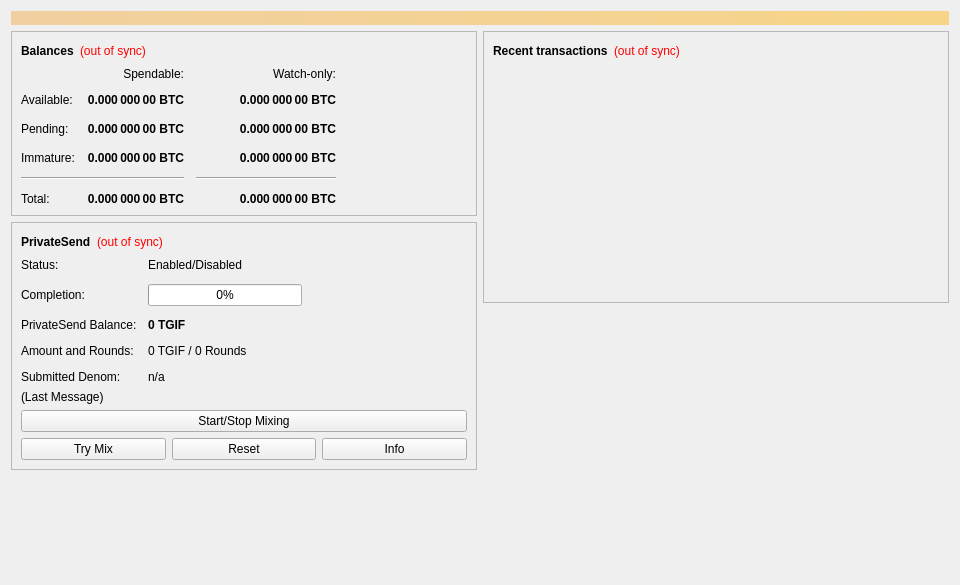
<?xml version="1.0" encoding="UTF-8"?>
<ui version="4.0">
 <class>OverviewPage</class>
 <widget class="QWidget" name="OverviewPage">
  <property name="geometry">
   <rect>
    <x>0</x>
    <y>0</y>
    <width>960</width>
    <height>585</height>
   </rect>
  </property>
  <property name="minimumSize">
   <size>
    <width>960</width>
    <height>0</height>
   </size>
  </property>
  <property name="windowTitle">
   <string>Form</string>
  </property>
  <layout class="QVBoxLayout" name="topLayout">
   <item>
    <widget class="QLabel" name="labelAlerts">
     <property name="visible">
      <bool>false</bool>
     </property>
     <property name="styleSheet">
      <string notr="true">QLabel { background-color: qlineargradient(x1: 0, y1: 0, x2: 1, y2: 0, stop:0 #F0D0A0, stop:1 #F8D488); color:#000000; }</string>
     </property>
     <property name="wordWrap">
      <bool>true</bool>
     </property>
     <property name="margin">
      <number>3</number>
     </property>
     <property name="textInteractionFlags">
      <set>Qt::TextSelectableByMouse</set>
     </property>
    </widget>
   </item>
   <item>
    <layout class="QHBoxLayout" name="horizontalLayout" stretch="1,1">
     <item>
      <layout class="QVBoxLayout" name="verticalLayout_2">
       <item>
        <widget class="QFrame" name="frame">
         <property name="frameShape">
          <enum>QFrame::StyledPanel</enum>
         </property>
         <property name="frameShadow">
          <enum>QFrame::Raised</enum>
         </property>
         <layout class="QVBoxLayout" name="verticalLayout_4">
          <item>
           <layout class="QHBoxLayout" name="horizontalLayout_4">
            <item>
             <widget class="QLabel" name="label_5">
              <property name="font">
               <font>
                <weight>75</weight>
                <bold>true</bold>
               </font>
              </property>
              <property name="text">
               <string>Balances</string>
              </property>
             </widget>
            </item>
            <item>
             <widget class="QLabel" name="labelWalletStatus">
              <property name="toolTip">
               <string>The displayed information may be out of date. Your wallet automatically synchronizes with the CoinVest network after a connection is established, but this process has not completed yet.</string>
              </property>
              <property name="styleSheet">
               <string notr="true">QLabel { color: red; }</string>
              </property>
              <property name="text">
               <string notr="true">(out of sync)</string>
              </property>
              <property name="alignment">
               <set>Qt::AlignLeading|Qt::AlignLeft|Qt::AlignVCenter</set>
              </property>
             </widget>
            </item>
            <item>
             <spacer name="horizontalSpacer_3">
              <property name="orientation">
               <enum>Qt::Horizontal</enum>
              </property>
              <property name="sizeHint" stdset="0">
               <size>
                <width>40</width>
                <height>20</height>
               </size>
              </property>
             </spacer>
            </item>
           </layout>
          </item>
          <item>
           <layout class="QGridLayout" name="gridLayout">
            <property name="spacing">
             <number>12</number>
            </property>
            <item row="2" column="2">
             <widget class="QLabel" name="labelWatchPending">
              <property name="font">
               <font>
                <weight>75</weight>
                <bold>true</bold>
               </font>
              </property>
              <property name="cursor">
               <cursorShape>IBeamCursor</cursorShape>
              </property>
              <property name="toolTip">
               <string>Unconfirmed transactions to watch-only addresses</string>
              </property>
              <property name="text">
               <string notr="true">0.000 000 00 BTC</string>
              </property>
              <property name="alignment">
               <set>Qt::AlignRight|Qt::AlignTrailing|Qt::AlignVCenter</set>
              </property>
              <property name="textInteractionFlags">
               <set>Qt::LinksAccessibleByMouse|Qt::TextSelectableByKeyboard|Qt::TextSelectableByMouse</set>
              </property>
             </widget>
            </item>
            <item row="2" column="1">
             <widget class="QLabel" name="labelUnconfirmed">
              <property name="font">
               <font>
                <weight>75</weight>
                <bold>true</bold>
               </font>
              </property>
              <property name="cursor">
               <cursorShape>IBeamCursor</cursorShape>
              </property>
              <property name="toolTip">
               <string>Total of transactions that have yet to be confirmed, and do not yet count toward the spendable balance</string>
              </property>
              <property name="text">
               <string notr="true">0.000 000 00 BTC</string>
              </property>
              <property name="alignment">
               <set>Qt::AlignRight|Qt::AlignTrailing|Qt::AlignVCenter</set>
              </property>
              <property name="textInteractionFlags">
               <set>Qt::LinksAccessibleByMouse|Qt::TextSelectableByKeyboard|Qt::TextSelectableByMouse</set>
              </property>
             </widget>
            </item>
            <item row="3" column="2">
             <widget class="QLabel" name="labelWatchImmature">
              <property name="font">
               <font>
                <weight>75</weight>
                <bold>true</bold>
               </font>
              </property>
              <property name="cursor">
               <cursorShape>IBeamCursor</cursorShape>
              </property>
              <property name="toolTip">
               <string>Mined balance in watch-only addresses that has not yet matured</string>
              </property>
              <property name="text">
               <string notr="true">0.000 000 00 BTC</string>
              </property>
              <property name="alignment">
               <set>Qt::AlignRight|Qt::AlignTrailing|Qt::AlignVCenter</set>
              </property>
              <property name="textInteractionFlags">
               <set>Qt::LinksAccessibleByMouse|Qt::TextSelectableByKeyboard|Qt::TextSelectableByMouse</set>
              </property>
             </widget>
            </item>
            <item row="4" column="0" colspan="2">
             <widget class="Line" name="lineSpendableBalance">
              <property name="orientation">
               <enum>Qt::Horizontal</enum>
              </property>
             </widget>
            </item>
            <item row="4" column="2">
             <widget class="Line" name="lineWatchBalance">
              <property name="sizePolicy">
               <sizepolicy hsizetype="Preferred" vsizetype="Fixed">
                <horstretch>0</horstretch>
                <verstretch>0</verstretch>
               </sizepolicy>
              </property>
              <property name="minimumSize">
               <size>
                <width>140</width>
                <height>0</height>
               </size>
              </property>
              <property name="orientation">
               <enum>Qt::Horizontal</enum>
              </property>
             </widget>
            </item>
            <item row="5" column="0">
             <widget class="QLabel" name="labelTotalText">
              <property name="text">
               <string>Total:</string>
              </property>
             </widget>
            </item>
            <item row="3" column="1">
             <widget class="QLabel" name="labelImmature">
              <property name="font">
               <font>
                <weight>75</weight>
                <bold>true</bold>
               </font>
              </property>
              <property name="cursor">
               <cursorShape>IBeamCursor</cursorShape>
              </property>
              <property name="toolTip">
               <string>Mined balance that has not yet matured</string>
              </property>
              <property name="text">
               <string notr="true">0.000 000 00 BTC</string>
              </property>
              <property name="alignment">
               <set>Qt::AlignRight|Qt::AlignTrailing|Qt::AlignVCenter</set>
              </property>
              <property name="textInteractionFlags">
               <set>Qt::LinksAccessibleByMouse|Qt::TextSelectableByKeyboard|Qt::TextSelectableByMouse</set>
              </property>
             </widget>
            </item>
            <item row="2" column="3">
             <spacer name="horizontalSpacer_2">
              <property name="orientation">
               <enum>Qt::Horizontal</enum>
              </property>
              <property name="sizeHint" stdset="0">
               <size>
                <width>40</width>
                <height>20</height>
               </size>
              </property>
             </spacer>
            </item>
            <item row="3" column="0">
             <widget class="QLabel" name="labelImmatureText">
              <property name="text">
               <string>Immature:</string>
              </property>
             </widget>
            </item>
            <item row="5" column="1">
             <widget class="QLabel" name="labelTotal">
              <property name="font">
               <font>
                <weight>75</weight>
                <bold>true</bold>
               </font>
              </property>
              <property name="cursor">
               <cursorShape>IBeamCursor</cursorShape>
              </property>
              <property name="toolTip">
               <string>Your current total balance</string>
              </property>
              <property name="text">
               <string notr="true">0.000 000 00 BTC</string>
              </property>
              <property name="alignment">
               <set>Qt::AlignRight|Qt::AlignTrailing|Qt::AlignVCenter</set>
              </property>
              <property name="textInteractionFlags">
               <set>Qt::LinksAccessibleByMouse|Qt::TextSelectableByKeyboard|Qt::TextSelectableByMouse</set>
              </property>
             </widget>
            </item>
            <item row="5" column="2">
             <widget class="QLabel" name="labelWatchTotal">
              <property name="font">
               <font>
                <weight>75</weight>
                <bold>true</bold>
               </font>
              </property>
              <property name="cursor">
               <cursorShape>IBeamCursor</cursorShape>
              </property>
              <property name="toolTip">
               <string>Current total balance in watch-only addresses</string>
              </property>
              <property name="text">
               <string notr="true">0.000 000 00 BTC</string>
              </property>
              <property name="alignment">
               <set>Qt::AlignRight|Qt::AlignTrailing|Qt::AlignVCenter</set>
              </property>
              <property name="textInteractionFlags">
               <set>Qt::LinksAccessibleByMouse|Qt::TextSelectableByKeyboard|Qt::TextSelectableByMouse</set>
              </property>
             </widget>
            </item>
            <item row="0" column="2">
             <widget class="QLabel" name="labelWatchonly">
              <property name="text">
               <string>Watch-only:</string>
              </property>
              <property name="alignment">
               <set>Qt::AlignRight|Qt::AlignTrailing|Qt::AlignVCenter</set>
              </property>
             </widget>
            </item>
            <item row="1" column="0">
             <widget class="QLabel" name="labelBalanceText">
              <property name="text">
               <string>Available:</string>
              </property>
             </widget>
            </item>
            <item row="1" column="1">
             <widget class="QLabel" name="labelBalance">
              <property name="font">
               <font>
                <weight>75</weight>
                <bold>true</bold>
               </font>
              </property>
              <property name="cursor">
               <cursorShape>IBeamCursor</cursorShape>
              </property>
              <property name="toolTip">
               <string>Your current spendable balance</string>
              </property>
              <property name="text">
               <string notr="true">0.000 000 00 BTC</string>
              </property>
              <property name="alignment">
               <set>Qt::AlignRight|Qt::AlignTrailing|Qt::AlignVCenter</set>
              </property>
              <property name="textInteractionFlags">
               <set>Qt::LinksAccessibleByMouse|Qt::TextSelectableByKeyboard|Qt::TextSelectableByMouse</set>
              </property>
             </widget>
            </item>
            <item row="1" column="2">
             <widget class="QLabel" name="labelWatchAvailable">
              <property name="font">
               <font>
                <weight>75</weight>
                <bold>true</bold>
               </font>
              </property>
              <property name="cursor">
               <cursorShape>IBeamCursor</cursorShape>
              </property>
              <property name="toolTip">
               <string>Your current balance in watch-only addresses</string>
              </property>
              <property name="text">
               <string notr="true">0.000 000 00 BTC</string>
              </property>
              <property name="alignment">
               <set>Qt::AlignRight|Qt::AlignTrailing|Qt::AlignVCenter</set>
              </property>
              <property name="textInteractionFlags">
               <set>Qt::LinksAccessibleByMouse|Qt::TextSelectableByKeyboard|Qt::TextSelectableByMouse</set>
              </property>
             </widget>
            </item>
            <item row="2" column="0">
             <widget class="QLabel" name="labelPendingText">
              <property name="text">
               <string>Pending:</string>
              </property>
             </widget>
            </item>
            <item row="0" column="1">
             <widget class="QLabel" name="labelSpendable">
              <property name="text">
               <string>Spendable:</string>
              </property>
              <property name="alignment">
               <set>Qt::AlignRight|Qt::AlignTrailing|Qt::AlignVCenter</set>
              </property>
             </widget>
            </item>
           </layout>
          </item>
         </layout>
        </widget>
       </item>
       <item>
        <widget class="QFrame" name="framePrivateSend">
         <property name="layoutDirection">
          <enum>Qt::LeftToRight</enum>
         </property>
         <property name="frameShape">
          <enum>QFrame::StyledPanel</enum>
         </property>
         <property name="frameShadow">
          <enum>QFrame::Raised</enum>
         </property>
         <layout class="QVBoxLayout" name="VerticalLayout_PS1">
          <item>
           <layout class="QHBoxLayout" name="horizontalLayout_5">
            <item>
             <widget class="QLabel" name="labelPrivateSendHeader">
              <property name="font">
               <font>
                <weight>75</weight>
                <bold>true</bold>
               </font>
              </property>
              <property name="text">
               <string>PrivateSend</string>
              </property>
             </widget>
            </item>
            <item>
             <widget class="QLabel" name="labelPrivateSendSyncStatus">
              <property name="toolTip">
               <string>The displayed information may be out of date. Your wallet automatically synchronizes with the CoinVest network after a connection is established, but this process has not completed yet.</string>
              </property>
              <property name="styleSheet">
               <string notr="true">QLabel { color: red; }</string>
              </property>
              <property name="text">
               <string notr="true">(out of sync)</string>
              </property>
              <property name="alignment">
               <set>Qt::AlignLeading|Qt::AlignLeft|Qt::AlignVCenter</set>
              </property>
             </widget>
            </item>
            <item>
             <spacer name="horizontalSpacer_4">
              <property name="orientation">
               <enum>Qt::Horizontal</enum>
              </property>
              <property name="sizeHint" stdset="0">
               <size>
                <width>40</width>
                <height>20</height>
               </size>
              </property>
             </spacer>
            </item>
           </layout>
          </item>
          <item>
           <layout class="QFormLayout" name="privateSendFormLayout">
            <property name="fieldGrowthPolicy">
             <enum>QFormLayout::AllNonFixedFieldsGrow</enum>
            </property>
            <property name="horizontalSpacing">
             <number>11</number>
            </property>
            <property name="verticalSpacing">
             <number>12</number>
            </property>
            <item row="0" column="0">
             <widget class="QLabel" name="labelPrivateSendEnabledText">
              <property name="text">
               <string>Status:</string>
              </property>
             </widget>
            </item>
            <item row="0" column="1">
             <widget class="QLabel" name="labelPrivateSendEnabled">
              <property name="text">
               <string>Enabled/Disabled</string>
              </property>
             </widget>
            </item>
            <item row="1" column="0">
             <widget class="QLabel" name="labelCompletitionText">
              <property name="text">
               <string>Completion:</string>
              </property>
             </widget>
            </item>
            <item row="1" column="1">
             <widget class="QProgressBar" name="privateSendProgress">
              <property name="maximumSize">
               <size>
                <width>154</width>
                <height>16777215</height>
               </size>
              </property>
              <property name="value">
               <number>0</number>
              </property>
             </widget>
            </item>
            <item row="2" column="0">
             <widget class="QLabel" name="labelAnonymizedText">
              <property name="text">
               <string>PrivateSend Balance:</string>
              </property>
             </widget>
            </item>
            <item row="2" column="1">
             <widget class="QLabel" name="labelAnonymized">
              <property name="font">
               <font>
                <weight>75</weight>
                <bold>true</bold>
               </font>
              </property>
              <property name="text">
               <string notr="true">0 TGIF</string>
              </property>
             </widget>
            </item>
            <item row="3" column="0">
             <widget class="QLabel" name="labelAmountAndRoundsText">
              <property name="text">
               <string>Amount and Rounds:</string>
              </property>
             </widget>
            </item>
            <item row="3" column="1">
             <widget class="QLabel" name="labelAmountRounds">
              <property name="text">
               <string>0 TGIF / 0 Rounds</string>
              </property>
             </widget>
            </item>
            <item row="4" column="0">
             <widget class="QLabel" name="labelSubmittedDenomText">
              <property name="text">
               <string>Submitted Denom:</string>
              </property>
             </widget>
            </item>
            <item row="4" column="1">
             <widget class="QLabel" name="labelSubmittedDenom">
              <property name="toolTip">
               <string>The denominations you submitted to the Masternode.&lt;br&gt;To mix, other users must submit the exact same denominations.</string>
              </property>
              <property name="text">
               <string>n/a</string>
              </property>
             </widget>
            </item>
           </layout>
          </item>
          <item>
           <layout class="QVBoxLayout" name="VerticalLayout_PS">
            <item>
             <widget class="QLabel" name="labelPrivateSendLastMessage">
              <property name="text">
               <string>(Last Message)</string>
              </property>
              <property name="alignment">
               <set>Qt::AlignLeading|Qt::AlignLeft|Qt::AlignTop</set>
              </property>
              <property name="wordWrap">
               <bool>true</bool>
              </property>
             </widget>
            </item>
            <item>
             <widget class="QPushButton" name="togglePrivateSend">
              <property name="sizePolicy">
               <sizepolicy hsizetype="MinimumExpanding" vsizetype="Fixed">
                <horstretch>0</horstretch>
                <verstretch>0</verstretch>
               </sizepolicy>
              </property>
              <property name="text">
               <string>Start/Stop Mixing</string>
              </property>
             </widget>
            </item>
            <item>
             <layout class="QHBoxLayout" name="horizontalLayout_debugbuttons">
              <item>
               <widget class="QPushButton" name="privateSendAuto">
                <property name="sizePolicy">
                 <sizepolicy hsizetype="MinimumExpanding" vsizetype="Fixed">
                  <horstretch>0</horstretch>
                  <verstretch>0</verstretch>
                 </sizepolicy>
                </property>
                <property name="toolTip">
                 <string>Try to manually submit a PrivateSend request.</string>
                </property>
                <property name="text">
                 <string>Try Mix</string>
                </property>
               </widget>
              </item>
              <item>
               <widget class="QPushButton" name="privateSendReset">
                <property name="sizePolicy">
                 <sizepolicy hsizetype="MinimumExpanding" vsizetype="Fixed">
                  <horstretch>0</horstretch>
                  <verstretch>0</verstretch>
                 </sizepolicy>
                </property>
                <property name="toolTip">
                 <string>Reset the current status of PrivateSend (can interrupt PrivateSend if it's in the process of Mixing, which can cost you money!)</string>
                </property>
                <property name="autoFillBackground">
                 <bool>false</bool>
                </property>
                <property name="text">
                 <string>Reset</string>
                </property>
               </widget>
              </item>
              <item>
               <widget class="QPushButton" name="privateSendInfo">
                <property name="sizePolicy">
                 <sizepolicy hsizetype="MinimumExpanding" vsizetype="Fixed">
                  <horstretch>0</horstretch>
                  <verstretch>0</verstretch>
                 </sizepolicy>
                </property>
                <property name="toolTip">
                 <string>Information about PrivateSend and Mixing</string>
                </property>
                <property name="text">
                 <string>Info</string>
                </property>
               </widget>
              </item>
             </layout>
            </item>
           </layout>
          </item>
         </layout>
        </widget>
       </item>
       <item>
        <spacer name="verticalSpacer">
         <property name="orientation">
          <enum>Qt::Vertical</enum>
         </property>
         <property name="sizeHint" stdset="0">
          <size>
           <width>20</width>
           <height>40</height>
          </size>
         </property>
        </spacer>
       </item>
      </layout>
     </item>
     <item>
      <layout class="QVBoxLayout" name="verticalLayout_3">
       <item>
        <widget class="QFrame" name="frame_2">
         <property name="frameShape">
          <enum>QFrame::StyledPanel</enum>
         </property>
         <property name="frameShadow">
          <enum>QFrame::Raised</enum>
         </property>
         <layout class="QVBoxLayout" name="verticalLayout">
          <item>
           <layout class="QHBoxLayout" name="horizontalLayout_2">
            <item>
             <widget class="QLabel" name="label_4">
              <property name="font">
               <font>
                <weight>75</weight>
                <bold>true</bold>
               </font>
              </property>
              <property name="text">
               <string>Recent transactions</string>
              </property>
             </widget>
            </item>
            <item>
             <widget class="QLabel" name="labelTransactionsStatus">
              <property name="toolTip">
               <string>The displayed information may be out of date. Your wallet automatically synchronizes with the CoinVest network after a connection is established, but this process has not completed yet.</string>
              </property>
              <property name="styleSheet">
               <string notr="true">QLabel { color: red; }</string>
              </property>
              <property name="text">
               <string notr="true">(out of sync)</string>
              </property>
              <property name="alignment">
               <set>Qt::AlignLeading|Qt::AlignLeft|Qt::AlignVCenter</set>
              </property>
             </widget>
            </item>
            <item>
             <spacer name="horizontalSpacer">
              <property name="orientation">
               <enum>Qt::Horizontal</enum>
              </property>
              <property name="sizeHint" stdset="0">
               <size>
                <width>40</width>
                <height>20</height>
               </size>
              </property>
             </spacer>
            </item>
           </layout>
          </item>
          <item>
           <widget class="QListView" name="listTransactions">
            <property name="styleSheet">
             <string notr="true">QListView { background: transparent; }</string>
            </property>
            <property name="frameShape">
             <enum>QFrame::NoFrame</enum>
            </property>
            <property name="verticalScrollBarPolicy">
             <enum>Qt::ScrollBarAlwaysOff</enum>
            </property>
            <property name="horizontalScrollBarPolicy">
             <enum>Qt::ScrollBarAlwaysOff</enum>
            </property>
            <property name="selectionMode">
             <enum>QAbstractItemView::NoSelection</enum>
            </property>
           </widget>
          </item>
         </layout>
        </widget>
       </item>
       <item>
        <spacer name="verticalSpacer_2">
         <property name="orientation">
          <enum>Qt::Vertical</enum>
         </property>
         <property name="sizeHint" stdset="0">
          <size>
           <width>20</width>
           <height>40</height>
          </size>
         </property>
        </spacer>
       </item>
      </layout>
     </item>
    </layout>
   </item>
  </layout>
 </widget>
 <resources/>
 <connections/>
</ui>
